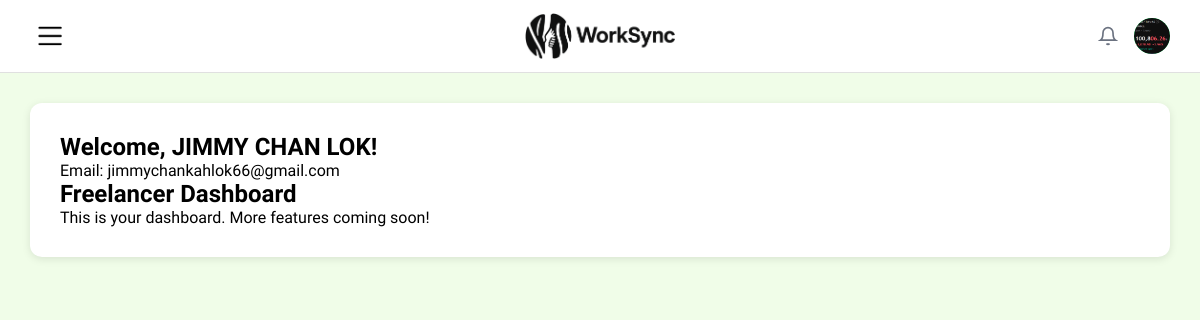
Screenshot of /page/freelancer_dashboard.php (signed in) with the database file from the repository.
### tables this page shows
CREATE TABLE
  `freelancer` (
    `FreelancerID` int (11) NOT NULL,
    `FirstName` varchar(100) DEFAULT NULL,
    `LastName` varchar(100) DEFAULT NULL,
    `Email` varchar(255) DEFAULT NULL,
    `Password` varchar(255) DEFAULT NULL,
    `PhoneNo` varchar(50) DEFAULT NULL,
    `ProfilePicture` varchar(500) DEFAULT NULL,
    `Status` varchar(50) DEFAULT NULL,
    `Address` text DEFAULT NULL,
    `Experience` text DEFAULT NULL,
    `Education` text DEFAULT NULL,
    `SocialMediaURL` varchar(255) DEFAULT NULL,
    `Bio` text DEFAULT NULL,
    `Rating` decimal(3, 2) DEFAULT NULL,
    `TotalEarned` decimal(10, 2) DEFAULT NULL,
    `JoinedDate` timestamp NOT NULL DEFAULT current_timestamp(),
    `isDelete` tinyint (1) DEFAULT 0
  );

### page/freelancer_dashboard.php (the view, shortened to what this page needs)
<?php
$conn = getDBConnection();
$freelancer_id = $_SESSION['user_id'];
$stmt = $conn->prepare("SELECT FirstName, LastName, Email, Status, Rating FROM freelancer WHERE FreelancerID = ?");
$stmt->bind_param("i", $freelancer_id);
$stmt->execute();
$result = $stmt->get_result();
$freelancer = $result->fetch_assoc();
?>
<!DOCTYPE html>
<html lang="en">
<head>
    <link rel="stylesheet" href="/assets/css/style.css">
    <link rel="stylesheet" href="/assets/css/dashboard.css">
    <link rel="stylesheet" href="/assets/css/profile.css">
</head>
<body class="profile-page">
    <div class="profile-layout">
        <main class="main-content">
            <?php include '../includes/header.php'; ?>
            <div class="profile-card">
                <h1 class="welcome-message">Welcome, <?php echo htmlspecialchars($freelancer['FirstName'] . ' ' . $freelancer['LastName']); ?>!</h1>
                <p>Email: <?php echo htmlspecialchars($freelancer['Email']); ?></p>
                <h2>Freelancer Dashboard</h2>
                <p>This is your dashboard. More features coming soon!</p>
            </div>
        </main>
    </div>
</body>
</html>

### includes/header.php (shortened to what this page needs)
<header class="profile-header">
    <div class="header-left">
        <?php if (isset($_SESSION['user_id']) && isset($_SESSION['user_type'])): ?>
        <label for="sidebarToggle" class="menu-toggle" aria-label="Toggle sidebar">
            <img src="/images/menu_.png" alt="Menu" class="menu-icon">
        </label>
        <?php endif; ?>
    </div>
    <div class="header-logo">
        <a href="<?php
            if (isset($_SESSION['user_id']) && isset($_SESSION['user_type'])) {
                if ($_SESSION['user_type'] === 'freelancer') {
                    echo '/freelancer_home.php';
                } else {
                    echo '/client_home.php';
                }
            } else {
                echo '/index.php';
            }
        ?>">
            <img src="/images/logo.png" alt="Logo" class="logo-img">
        </a>
    </div>
    <div class="header-actions">
        <svg class="notification-icon" width="20" height="20" viewBox="0 0 24 24" fill="none" stroke="currentColor" stroke-width="2">
            <path d="M18 8A6 6 0 0 0 6 8c0 7-3 9-3 9h18s-3-2-3-9"></path>
            <path d="M13.73 21a2 2 0 0 1-3.46 0"></path>
        </svg>
        <div class="profile-dropdown">
            <div class="profile-avatar" id="profileAvatar" style="width: 36px; height: 36px; border-radius: 50%; background-color: #22c55e; display: flex; align-items: center; justify-content: center; color: white; font-size: 18px; cursor: pointer; overflow: hidden; flex-shrink: 0;">
                <?php
                if (isset($_SESSION['user_id']) && isset($_SESSION['user_type'])) {
                    $user_id = $_SESSION['user_id'];
                    $user_type = $_SESSION['user_type'];
                    $conn = getDBConnection();
                    if ($user_type === 'freelancer') {
                        $table = 'freelancer';
                        $id_column = 'FreelancerID';
                        $name_col1 = 'FirstName';
                        $name_col2 = 'LastName';
                    } else {
                        $table = 'client';
                        $id_column = 'ClientID';
                        $name_col1 = 'CompanyName';
                        $name_col2 = null;
                    }
                    $query = "SELECT ProfilePicture, $name_col1" . ($name_col2 ? ", $name_col2" : "") . " FROM $table WHERE $id_column = ?";
                    $stmt = $conn->prepare($query);
                    $stmt->bind_param('i', $user_id);
                    $stmt->execute();
                    $result = $stmt->get_result();
                    if ($result && $result->num_rows > 0) {
                        $user = $result->fetch_assoc();
                        $profilePicture = $user['ProfilePicture'] ?? null;
                        if (!empty($profilePicture) && file_exists('../' . $profilePicture)) {
                            echo '<img src="' . htmlspecialchars($profilePicture) . '" alt="Profile" style="width: 100%; height: 100%; object-fit: cover; border-radius: 50%; display: block;">';
                        }
                    } else {
                        echo '👤';
                    }
                } else {
                    echo '👤';
                }
                ?>
            </div>
        </div>
    </div>
</header>

### assets/css/style.css (style rules this page uses)
* { margin: 0; padding: 0; box-sizing: border-box; }
body { font-family: 'Momo Trust Display', sans-serif; background: linear-gradient(135deg, #f0fde8 0%, #e6fdd5 100%); min-height: 100vh; align-items: center; justify-content: center; padding: 20px; }

### assets/css/dashboard.css (style rules this page uses)
.welcome-message { font-size: 24px; font-weight: 600; }

### assets/css/profile.css (style rules this page uses)
body.profile-page { margin: 0; padding: 0; overflow-x: hidden; }
.profile-layout { display: flex; min-height: 100vh; background-color: #f5f3f7; width: 100%; }
.menu-toggle { background: none; border: none; cursor: pointer; padding: 8px; display: flex; align-items: center; justify-content: center; border-radius: 8px; transition: background-color 0.2s; }
.menu-toggle .menu-icon { width: 24px; height: 24px; object-fit: contain; }
.main-content { flex: 1; margin-left: 0; padding: 0; width: 100%; min-height: 100vh; background-color: #f0fde8; }
.profile-header { background-color: white; padding: 16px 30px; display: flex; justify-content: space-between; align-items: center; gap: 20px; border-bottom: 1px solid #e0e0e0; position: sticky; top: 0; z-index: 998; }
.header-left { display: flex; align-items: center; flex: 1; }
.header-logo { position: absolute; left: 50%; transform: translateX(-50%); display: flex; align-items: center; justify-content: center; }
.header-logo a { display: flex; align-items: center; justify-content: center; text-decoration: none; }
.header-logo .logo-img { width: 150px; height: 150px; object-fit: contain; }
.header-actions { display: flex; align-items: center; gap: 20px; flex: 1; justify-content: flex-end; }
.header-actions { display: flex; align-items: center; gap: 16px; flex-shrink: 0; }
.notification-icon { font-size: 20px; color: #6b7280; cursor: pointer; transition: color 0.2s ease; }
.profile-avatar { width: 40px; height: 40px; border-radius: 50%; background: linear-gradient(135deg, #22c55e, #16a34a); display: flex; align-items: center; justify-content: center; color: white; font-size: 16px; font-weight: 600; cursor: pointer; transition: all 0.2s ease; flex-shrink: 0; text-transform: uppercase; }
.profile-dropdown { position: relative; display: inline-block; }
.profile-card { background-color: white; border-radius: 12px; padding: 30px; margin: 30px auto; box-shadow: 0 2px 8px rgba(0, 0, 0, 0.1); width: calc(100% - 60px); max-width: 1200px; }

### includes/freelancer_sidebar.php (style rules this page uses)
.logo-img { width: 40px; height: 40px; object-fit: contain; }

### rows the page displays
freelancer: ProfilePicture (picture), FirstName+LastName "JIMMY CHAN LOK", Email "jimmychankahlok66@gmail.com"
